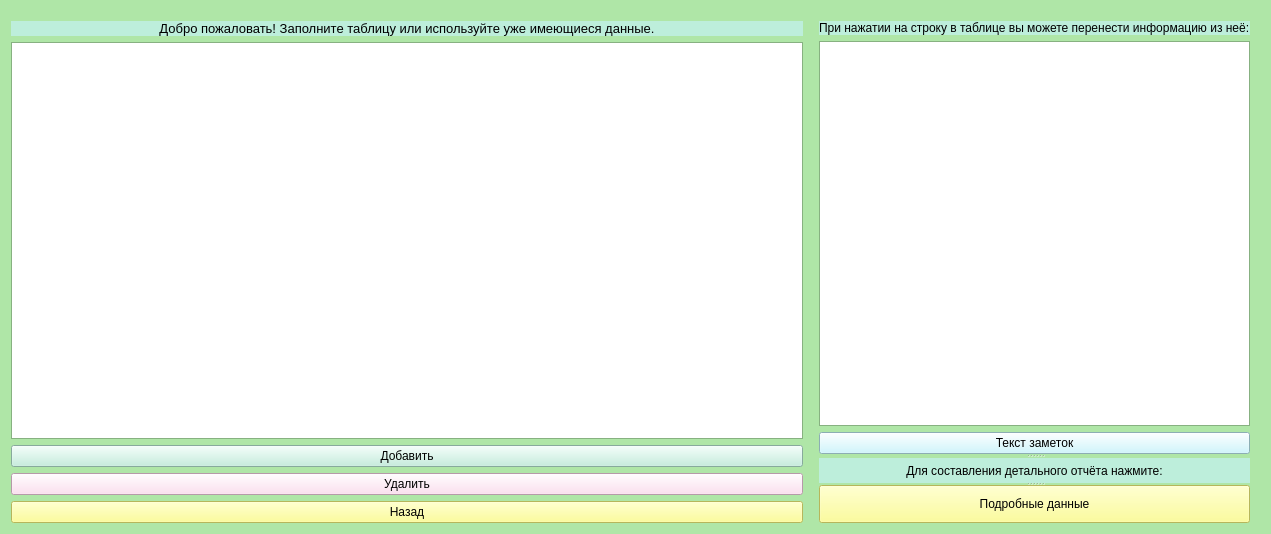
<?xml version="1.0" encoding="UTF-8"?>
<ui version="4.0">
 <class>basa</class>
 <widget class="QWidget" name="basa">
  <property name="geometry">
   <rect>
    <x>0</x>
    <y>0</y>
    <width>1271</width>
    <height>534</height>
   </rect>
  </property>
  <property name="palette">
   <palette>
    <active>
     <colorrole role="WindowText">
      <brush brushstyle="SolidPattern">
       <color alpha="255">
        <red>0</red>
        <green>0</green>
        <blue>0</blue>
       </color>
      </brush>
     </colorrole>
     <colorrole role="Button">
      <brush brushstyle="SolidPattern">
       <color alpha="255">
        <red>175</red>
        <green>230</green>
        <blue>167</blue>
       </color>
      </brush>
     </colorrole>
     <colorrole role="Light">
      <brush brushstyle="SolidPattern">
       <color alpha="255">
        <red>255</red>
        <green>255</green>
        <blue>255</blue>
       </color>
      </brush>
     </colorrole>
     <colorrole role="Midlight">
      <brush brushstyle="SolidPattern">
       <color alpha="255">
        <red>215</red>
        <green>242</green>
        <blue>211</blue>
       </color>
      </brush>
     </colorrole>
     <colorrole role="Dark">
      <brush brushstyle="SolidPattern">
       <color alpha="255">
        <red>88</red>
        <green>115</green>
        <blue>83</blue>
       </color>
      </brush>
     </colorrole>
     <colorrole role="Mid">
      <brush brushstyle="SolidPattern">
       <color alpha="255">
        <red>117</red>
        <green>153</green>
        <blue>111</blue>
       </color>
      </brush>
     </colorrole>
     <colorrole role="Text">
      <brush brushstyle="SolidPattern">
       <color alpha="255">
        <red>0</red>
        <green>0</green>
        <blue>0</blue>
       </color>
      </brush>
     </colorrole>
     <colorrole role="BrightText">
      <brush brushstyle="SolidPattern">
       <color alpha="255">
        <red>255</red>
        <green>255</green>
        <blue>255</blue>
       </color>
      </brush>
     </colorrole>
     <colorrole role="ButtonText">
      <brush brushstyle="SolidPattern">
       <color alpha="255">
        <red>0</red>
        <green>0</green>
        <blue>0</blue>
       </color>
      </brush>
     </colorrole>
     <colorrole role="Base">
      <brush brushstyle="SolidPattern">
       <color alpha="255">
        <red>255</red>
        <green>255</green>
        <blue>255</blue>
       </color>
      </brush>
     </colorrole>
     <colorrole role="Window">
      <brush brushstyle="SolidPattern">
       <color alpha="255">
        <red>175</red>
        <green>230</green>
        <blue>167</blue>
       </color>
      </brush>
     </colorrole>
     <colorrole role="Shadow">
      <brush brushstyle="SolidPattern">
       <color alpha="255">
        <red>0</red>
        <green>0</green>
        <blue>0</blue>
       </color>
      </brush>
     </colorrole>
     <colorrole role="AlternateBase">
      <brush brushstyle="SolidPattern">
       <color alpha="255">
        <red>215</red>
        <green>242</green>
        <blue>211</blue>
       </color>
      </brush>
     </colorrole>
     <colorrole role="ToolTipBase">
      <brush brushstyle="SolidPattern">
       <color alpha="255">
        <red>255</red>
        <green>255</green>
        <blue>220</blue>
       </color>
      </brush>
     </colorrole>
     <colorrole role="ToolTipText">
      <brush brushstyle="SolidPattern">
       <color alpha="255">
        <red>0</red>
        <green>0</green>
        <blue>0</blue>
       </color>
      </brush>
     </colorrole>
     <colorrole role="PlaceholderText">
      <brush brushstyle="SolidPattern">
       <color alpha="128">
        <red>0</red>
        <green>0</green>
        <blue>0</blue>
       </color>
      </brush>
     </colorrole>
    </active>
    <inactive>
     <colorrole role="WindowText">
      <brush brushstyle="SolidPattern">
       <color alpha="255">
        <red>0</red>
        <green>0</green>
        <blue>0</blue>
       </color>
      </brush>
     </colorrole>
     <colorrole role="Button">
      <brush brushstyle="SolidPattern">
       <color alpha="255">
        <red>175</red>
        <green>230</green>
        <blue>167</blue>
       </color>
      </brush>
     </colorrole>
     <colorrole role="Light">
      <brush brushstyle="SolidPattern">
       <color alpha="255">
        <red>255</red>
        <green>255</green>
        <blue>255</blue>
       </color>
      </brush>
     </colorrole>
     <colorrole role="Midlight">
      <brush brushstyle="SolidPattern">
       <color alpha="255">
        <red>215</red>
        <green>242</green>
        <blue>211</blue>
       </color>
      </brush>
     </colorrole>
     <colorrole role="Dark">
      <brush brushstyle="SolidPattern">
       <color alpha="255">
        <red>88</red>
        <green>115</green>
        <blue>83</blue>
       </color>
      </brush>
     </colorrole>
     <colorrole role="Mid">
      <brush brushstyle="SolidPattern">
       <color alpha="255">
        <red>117</red>
        <green>153</green>
        <blue>111</blue>
       </color>
      </brush>
     </colorrole>
     <colorrole role="Text">
      <brush brushstyle="SolidPattern">
       <color alpha="255">
        <red>0</red>
        <green>0</green>
        <blue>0</blue>
       </color>
      </brush>
     </colorrole>
     <colorrole role="BrightText">
      <brush brushstyle="SolidPattern">
       <color alpha="255">
        <red>255</red>
        <green>255</green>
        <blue>255</blue>
       </color>
      </brush>
     </colorrole>
     <colorrole role="ButtonText">
      <brush brushstyle="SolidPattern">
       <color alpha="255">
        <red>0</red>
        <green>0</green>
        <blue>0</blue>
       </color>
      </brush>
     </colorrole>
     <colorrole role="Base">
      <brush brushstyle="SolidPattern">
       <color alpha="255">
        <red>255</red>
        <green>255</green>
        <blue>255</blue>
       </color>
      </brush>
     </colorrole>
     <colorrole role="Window">
      <brush brushstyle="SolidPattern">
       <color alpha="255">
        <red>175</red>
        <green>230</green>
        <blue>167</blue>
       </color>
      </brush>
     </colorrole>
     <colorrole role="Shadow">
      <brush brushstyle="SolidPattern">
       <color alpha="255">
        <red>0</red>
        <green>0</green>
        <blue>0</blue>
       </color>
      </brush>
     </colorrole>
     <colorrole role="AlternateBase">
      <brush brushstyle="SolidPattern">
       <color alpha="255">
        <red>215</red>
        <green>242</green>
        <blue>211</blue>
       </color>
      </brush>
     </colorrole>
     <colorrole role="ToolTipBase">
      <brush brushstyle="SolidPattern">
       <color alpha="255">
        <red>255</red>
        <green>255</green>
        <blue>220</blue>
       </color>
      </brush>
     </colorrole>
     <colorrole role="ToolTipText">
      <brush brushstyle="SolidPattern">
       <color alpha="255">
        <red>0</red>
        <green>0</green>
        <blue>0</blue>
       </color>
      </brush>
     </colorrole>
     <colorrole role="PlaceholderText">
      <brush brushstyle="SolidPattern">
       <color alpha="128">
        <red>0</red>
        <green>0</green>
        <blue>0</blue>
       </color>
      </brush>
     </colorrole>
    </inactive>
    <disabled>
     <colorrole role="WindowText">
      <brush brushstyle="SolidPattern">
       <color alpha="255">
        <red>88</red>
        <green>115</green>
        <blue>83</blue>
       </color>
      </brush>
     </colorrole>
     <colorrole role="Button">
      <brush brushstyle="SolidPattern">
       <color alpha="255">
        <red>175</red>
        <green>230</green>
        <blue>167</blue>
       </color>
      </brush>
     </colorrole>
     <colorrole role="Light">
      <brush brushstyle="SolidPattern">
       <color alpha="255">
        <red>255</red>
        <green>255</green>
        <blue>255</blue>
       </color>
      </brush>
     </colorrole>
     <colorrole role="Midlight">
      <brush brushstyle="SolidPattern">
       <color alpha="255">
        <red>215</red>
        <green>242</green>
        <blue>211</blue>
       </color>
      </brush>
     </colorrole>
     <colorrole role="Dark">
      <brush brushstyle="SolidPattern">
       <color alpha="255">
        <red>88</red>
        <green>115</green>
        <blue>83</blue>
       </color>
      </brush>
     </colorrole>
     <colorrole role="Mid">
      <brush brushstyle="SolidPattern">
       <color alpha="255">
        <red>117</red>
        <green>153</green>
        <blue>111</blue>
       </color>
      </brush>
     </colorrole>
     <colorrole role="Text">
      <brush brushstyle="SolidPattern">
       <color alpha="255">
        <red>88</red>
        <green>115</green>
        <blue>83</blue>
       </color>
      </brush>
     </colorrole>
     <colorrole role="BrightText">
      <brush brushstyle="SolidPattern">
       <color alpha="255">
        <red>255</red>
        <green>255</green>
        <blue>255</blue>
       </color>
      </brush>
     </colorrole>
     <colorrole role="ButtonText">
      <brush brushstyle="SolidPattern">
       <color alpha="255">
        <red>88</red>
        <green>115</green>
        <blue>83</blue>
       </color>
      </brush>
     </colorrole>
     <colorrole role="Base">
      <brush brushstyle="SolidPattern">
       <color alpha="255">
        <red>175</red>
        <green>230</green>
        <blue>167</blue>
       </color>
      </brush>
     </colorrole>
     <colorrole role="Window">
      <brush brushstyle="SolidPattern">
       <color alpha="255">
        <red>175</red>
        <green>230</green>
        <blue>167</blue>
       </color>
      </brush>
     </colorrole>
     <colorrole role="Shadow">
      <brush brushstyle="SolidPattern">
       <color alpha="255">
        <red>0</red>
        <green>0</green>
        <blue>0</blue>
       </color>
      </brush>
     </colorrole>
     <colorrole role="AlternateBase">
      <brush brushstyle="SolidPattern">
       <color alpha="255">
        <red>175</red>
        <green>230</green>
        <blue>167</blue>
       </color>
      </brush>
     </colorrole>
     <colorrole role="ToolTipBase">
      <brush brushstyle="SolidPattern">
       <color alpha="255">
        <red>255</red>
        <green>255</green>
        <blue>220</blue>
       </color>
      </brush>
     </colorrole>
     <colorrole role="ToolTipText">
      <brush brushstyle="SolidPattern">
       <color alpha="255">
        <red>0</red>
        <green>0</green>
        <blue>0</blue>
       </color>
      </brush>
     </colorrole>
     <colorrole role="PlaceholderText">
      <brush brushstyle="SolidPattern">
       <color alpha="128">
        <red>0</red>
        <green>0</green>
        <blue>0</blue>
       </color>
      </brush>
     </colorrole>
    </disabled>
   </palette>
  </property>
  <property name="windowTitle">
   <string>Form</string>
  </property>
  <layout class="QGridLayout" name="gridLayout_2">
   <item row="1" column="1">
    <layout class="QVBoxLayout" name="verticalLayout_2">
     <item>
      <widget class="QLabel" name="label">
       <property name="font">
        <font>
         <pointsize>10</pointsize>
        </font>
       </property>
       <property name="styleSheet">
        <string notr="true">background-color: rgb(189, 238, 219);</string>
       </property>
       <property name="lineWidth">
        <number>1</number>
       </property>
       <property name="text">
        <string>Добро пожаловать! Заполните таблицу или используйте уже имеющиеся данные.</string>
       </property>
       <property name="alignment">
        <set>Qt::AlignCenter</set>
       </property>
      </widget>
     </item>
     <item>
      <widget class="QTableView" name="tableView">
       <property name="font">
        <font>
         <pointsize>11</pointsize>
        </font>
       </property>
       <property name="lineWidth">
        <number>1</number>
       </property>
       <property name="gridStyle">
        <enum>Qt::NoPen</enum>
       </property>
      </widget>
     </item>
     <item>
      <widget class="QPushButton" name="pushButton">
       <property name="styleSheet">
        <string notr="true">background-color: rgb(189, 238, 219);</string>
       </property>
       <property name="text">
        <string>Добавить</string>
       </property>
      </widget>
     </item>
     <item>
      <widget class="QPushButton" name="pushButton_2">
       <property name="styleSheet">
        <string notr="true">background-color: rgb(255, 216, 237);</string>
       </property>
       <property name="text">
        <string>Удалить</string>
       </property>
      </widget>
     </item>
     <item>
      <widget class="QPushButton" name="pushButton_4">
       <property name="styleSheet">
        <string notr="true">background-color: rgb(255, 255, 127);</string>
       </property>
       <property name="text">
        <string>Назад</string>
       </property>
      </widget>
     </item>
    </layout>
   </item>
   <item row="1" column="5">
    <spacer name="horizontalSpacer_2">
     <property name="orientation">
      <enum>Qt::Horizontal</enum>
     </property>
     <property name="sizeType">
      <enum>QSizePolicy::Fixed</enum>
     </property>
     <property name="sizeHint" stdset="0">
      <size>
       <width>0</width>
       <height>5</height>
      </size>
     </property>
    </spacer>
   </item>
   <item row="1" column="4">
    <spacer name="horizontalSpacer">
     <property name="orientation">
      <enum>Qt::Horizontal</enum>
     </property>
     <property name="sizeType">
      <enum>QSizePolicy::Fixed</enum>
     </property>
     <property name="sizeHint" stdset="0">
      <size>
       <width>10</width>
       <height>20</height>
      </size>
     </property>
    </spacer>
   </item>
   <item row="1" column="3">
    <widget class="QSplitter" name="splitter_2">
     <property name="orientation">
      <enum>Qt::Vertical</enum>
     </property>
     <widget class="QWidget" name="layoutWidget">
      <layout class="QGridLayout" name="gridLayout">
       <item row="1" column="0">
        <layout class="QVBoxLayout" name="verticalLayout">
         <item>
          <widget class="QTextEdit" name="textEdit">
           <property name="font">
            <font>
             <pointsize>10</pointsize>
            </font>
           </property>
          </widget>
         </item>
         <item>
          <widget class="QPushButton" name="dobavit">
           <property name="styleSheet">
            <string notr="true">background-color: rgb(196, 243, 252);</string>
           </property>
           <property name="text">
            <string>Текст заметок</string>
           </property>
          </widget>
         </item>
        </layout>
       </item>
       <item row="0" column="0">
        <widget class="QLabel" name="label_2">
         <property name="font">
          <font>
           <pointsize>9</pointsize>
          </font>
         </property>
         <property name="styleSheet">
          <string notr="true">background-color: rgb(189, 238, 219);</string>
         </property>
         <property name="text">
          <string>При нажатии на строку в таблице вы можете перенести информацию из неё:</string>
         </property>
        </widget>
       </item>
      </layout>
     </widget>
     <widget class="QSplitter" name="splitter">
      <property name="orientation">
       <enum>Qt::Vertical</enum>
      </property>
      <property name="handleWidth">
       <number>2</number>
      </property>
      <widget class="QLabel" name="label_3">
       <property name="font">
        <font>
         <pointsize>9</pointsize>
        </font>
       </property>
       <property name="styleSheet">
        <string notr="true">background-color: rgb(189, 238, 219);</string>
       </property>
       <property name="text">
        <string>Для составления детального отчёта нажмите:</string>
       </property>
       <property name="alignment">
        <set>Qt::AlignCenter</set>
       </property>
      </widget>
      <widget class="QPushButton" name="detalldata">
       <property name="styleSheet">
        <string notr="true">background-color: rgb(255, 255, 127);</string>
       </property>
       <property name="text">
        <string>Подробные данные</string>
       </property>
      </widget>
     </widget>
    </widget>
   </item>
   <item row="0" column="3">
    <spacer name="verticalSpacer">
     <property name="orientation">
      <enum>Qt::Vertical</enum>
     </property>
     <property name="sizeType">
      <enum>QSizePolicy::Fixed</enum>
     </property>
     <property name="sizeHint" stdset="0">
      <size>
       <width>20</width>
       <height>10</height>
      </size>
     </property>
    </spacer>
   </item>
   <item row="1" column="0">
    <spacer name="horizontalSpacer_3">
     <property name="orientation">
      <enum>Qt::Horizontal</enum>
     </property>
     <property name="sizeType">
      <enum>QSizePolicy::Fixed</enum>
     </property>
     <property name="sizeHint" stdset="0">
      <size>
       <width>0</width>
       <height>5</height>
      </size>
     </property>
    </spacer>
   </item>
   <item row="1" column="2">
    <spacer name="horizontalSpacer_4">
     <property name="orientation">
      <enum>Qt::Horizontal</enum>
     </property>
     <property name="sizeType">
      <enum>QSizePolicy::Fixed</enum>
     </property>
     <property name="sizeHint" stdset="0">
      <size>
       <width>10</width>
       <height>20</height>
      </size>
     </property>
    </spacer>
   </item>
  </layout>
 </widget>
 <resources/>
 <connections/>
</ui>
